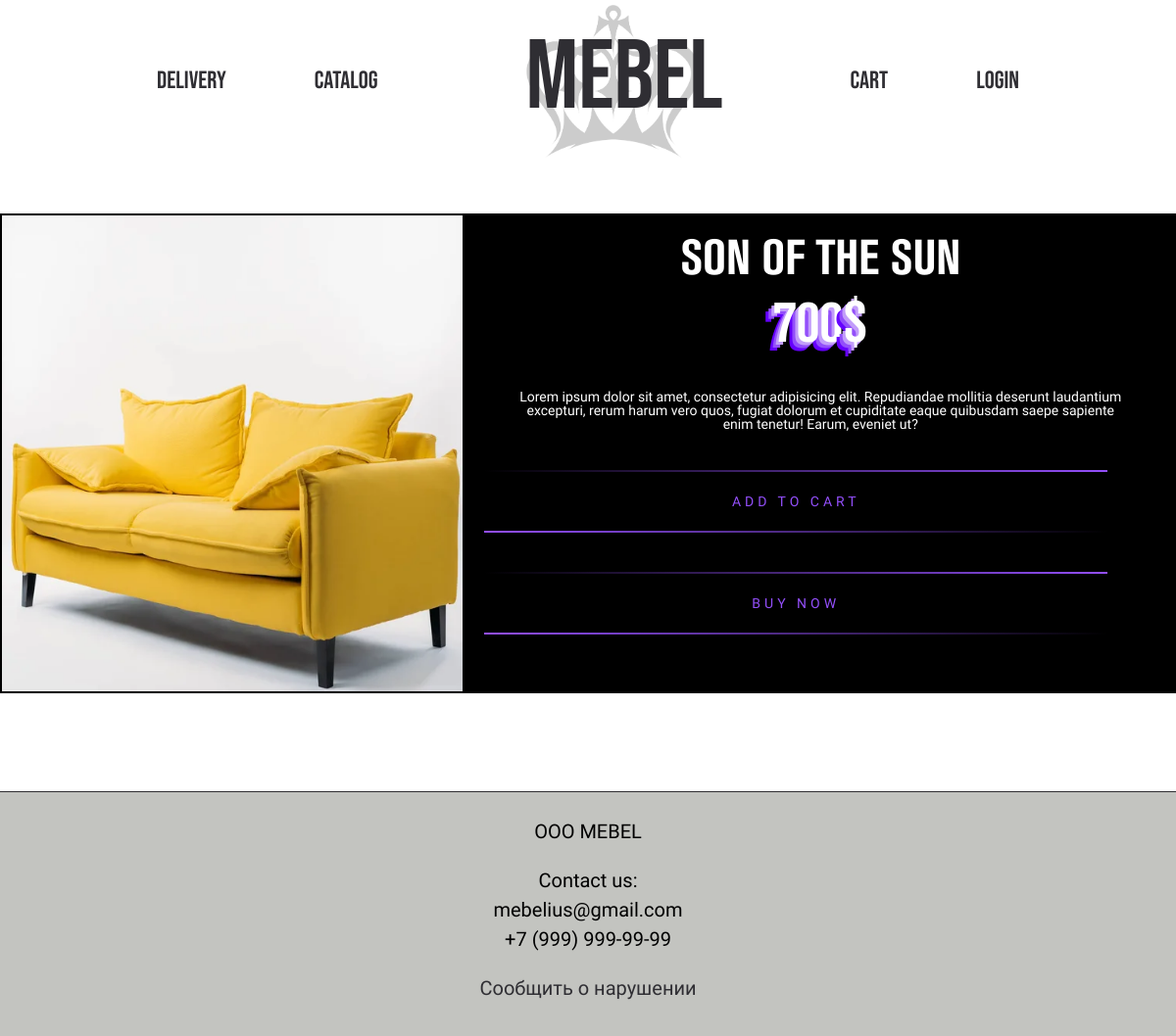
Page /product/1 on the committed database.
### app.py (models this page shows)
class Item(db.Model):
    id = db.Column(db.Integer, primary_key=True)
    category = db.Column(db.String, nullable=False)
    img = db.Column(db.Text, nullable=False)
    title = db.Column(db.String(20), nullable=False)
    price = db.Column(db.Integer, nullable=False)
    popularity = db.Column(db.Integer)
    isActive = db.Column(db.Boolean, default=True)

### app.py (the view)
@app.route('/product/<id>', methods=['POST', 'GET'])
def product(id):
    item = Item.query.get(id)
    return render_template('product.html', item=item)

### templates/product.html (shortened to what this page needs)
<!DOCTYPE html>
<html lang="en">
<head>
    <link rel="stylesheet" href="/static/product.css">
</head>
<body>
<div class="container">
    <div class="header">
        <div class="header-column">
            <div class="header-menu">
                <div class="header-menu__item">
                    <a href="{{ url_for('delivery') }}">Delivery</a>
                </div>
                <div class="header-menu__item">
                    <a href="{{ url_for('catalog') }}">Catalog</a>
                </div>
            </div>
        </div>
        <div class="header-column">
            <div class="header-logo">
                <a href="../">
                    MEBEL
                </a>
                <img src="/static/img/crown.png" alt="">
            </div>
        </div>
        <div class="header-column">
            <div class="header-menu">
                <div class="header-menu__item">
                    <a href="{{ url_for('cart') }}">Cart</a>
                </div>
                <div class="header-menu__item">
                    {% if current_user.is_anonymous %}
                        <a href="{{ url_for('login') }}">Login</a>
                    {% else %}
                        <a href="{{ url_for('logout') }}">Logout</a>
                    {% endif %}
                </div>
            </div>
        </div>
    </div>
</div>
   <div class="wrapper">
        <div class="content">
            <div class="geninf">
                <div class="geninf-img"><img src="../static/img/{{item.img}}" alt=""></div>
                <div class="geninf-text">
                    <div class="geninf-title">{{ item.title }}</div>
                    <div class="geninf-price">{{ item.price }}$</div>
                    <div class="geninf-inf">Lorem ipsum dolor sit amet, consectetur adipisicing elit. Repudiandae mollitia deserunt laudantium excepturi, rerum harum vero quos, fugiat dolorum et cupiditate eaque quibusdam saepe sapiente enim tenetur! Earum, eveniet ut?</div>
                    <a href="{{ url_for('add_to_cart', product_id=item.id) }}" class="geninf-btn">
                        <span></span>
                        <span></span>
                        Add to Cart
                    </a>
                    <a href="" class="geninf-btn">
                        <span></span>
                        <span></span>
                        Buy Now
                    </a>
                </div>
            </div>
    </div>
   </div>
<div class="wrapper">
    <div class="footer">
        <ul class="footer-contacts">
            <li class="footer-contacts__item footer-contacts__item_title">OOO MEBEL</li>
            <li class="footer-contacts__item">Contact us:</li>
            <li class="footer-contacts__item">mebelius@gmail.com</li>
            <li class="footer-contacts__item">+7 (999) 999-99-99</li>
            <li class="footer-contacts__item footer-contacts__item_link"><a href="">Сообщить о нарушении</a></li>
        </ul>
    </div>
</div></body>
</body>
</html>

### static/product.css (style rules this page uses)
* { padding: 0; margin: 0; border: 0; }
*, *:before, *:after { -moz-box-sizing: border-box; -webkit-box-sizing: border-box; box-sizing: border-box; }
html, body { height: 100%; margin: 0; padding: 0; min-width: none; position: relative; width: 100%; color: #000; }
body { font-size: 100%; font-family: "PT Sans"; line-height: 1; font-size: 14px; -ms-text-size-adjust: 100%; -moz-text-size-adjust: 100%; -webkit-text-size-adjust: 100%; }
a, a:visited { text-decoration: none; }
ul li { list-style: none; }
img { vertical-align: top; }
.container { max-width: 880px; margin: 0 auto; width: 100%; }
.header { display: flex; justify-content: space-between; font-family: "Bebas Neue"; }
.header-menu { display: flex; }
.header-menu__item { flex: 0 1 33.333%; margin: 40px 90px 0 0; font-size: 25px; text-transform: uppercase; }
.header-menu__item:last-child { margin: 40px 0 0 0; }
.header-menu__item a { color: #2f2e33; }
.header-logo { font-size: 100px; width: 230px; text-align: center; }
.header-logo a { position: absolute; color: #2f2e33; }
.header-logo img { position: relative; top: -25px; right: 0; width: 180px; z-index: -1; opacity: 0.2; }
.footer { flex: 0 0 auto; height: 250px; width: 100%; background: #c3c4c0; border-top: 1px solid #2f2e33; margin: 100px 0 0 0; }
.footer-contacts { display: flex; flex-direction: column; align-items: center; font-size: 20px; }
.footer-contacts__item { margin: 0 0 10px 0; }
.footer-contacts__item_title { margin: 30px 0 30px 0; }
.footer-contacts__item_link { margin: 20px 0 0 0; }
.footer-contacts__item_link a { color: #2f2e33; }
body { padding: 30px 0 0 0; background-color: #ffffff; }
.content { margin: 30px 0; }
.geninf { display: flex; max-width: 1240px; margin: 0 auto; }
.geninf-img { flex: 1 1 auto; width: 800px; border: 2px solid #000; }
.geninf-img img { width: 100%; height: 100%; }
.geninf-text { color: #ffffff; text-align: center; width: 100%; padding: 20px; background: #000; }
.geninf-title { font-size: 50px; text-transform: uppercase; font-family: "Akzidenz Grotesk BQ"; margin: 0 0 10px 0; }
.geninf-price { font-size: 60px; font-family: "Akzidenz Grotesk BQ"; margin: 0 0 40px 0; text-shadow: -3px 3px 0px #C29DFA, -6px 6px 0px #934FFA, -9px 9px 0px #6600FF; }
.geninf-inf { font-family: "PT Sans"; margin: 0 30px 10px 30px; }
.geninf-btn { position: relative; display: block; padding: 25px 30px; margin: 40px 0; color: #934FFA; text-transform: uppercase; transition: 0.5s; letter-spacing: 4px; overflow: hidden; margin-right: 50px; }
.geninf-btn span { position: absolute; display: block; }
.geninf-btn span:nth-child(1) { top: 0; left: 0; width: 100%; height: 2px; background: linear-gradient(90deg, transparent, #934FFA); animation: animate1 1s linear infinite; }
.geninf-btn span:nth-child(3) { bottom: 0; right: 0; width: 100%; height: 2px; background: linear-gradient(270deg, transparent, #934FFA); animation: animate3 1s linear infinite; animation-delay: 0.5s; }

### rows in the picture
Item: img (picture), title "SON OF THE SUN", price "700"
